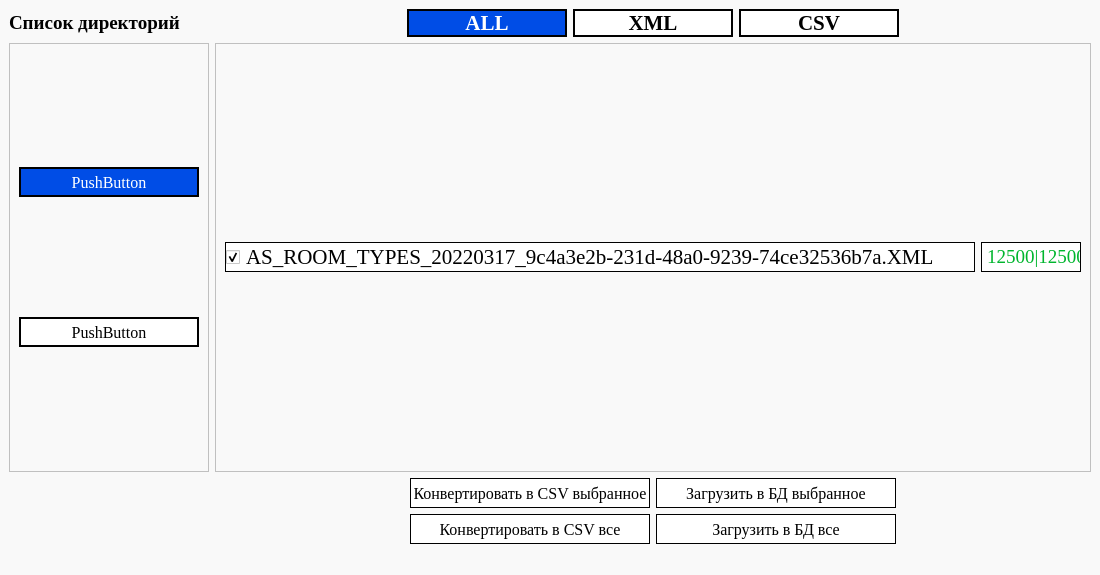
<?xml version="1.0" encoding="UTF-8"?>
<ui version="4.0">
 <class>MainWindow</class>
 <widget class="QMainWindow" name="MainWindow">
  <property name="geometry">
   <rect>
    <x>0</x>
    <y>0</y>
    <width>1100</width>
    <height>575</height>
   </rect>
  </property>
  <property name="minimumSize">
   <size>
    <width>1100</width>
    <height>0</height>
   </size>
  </property>
  <property name="windowTitle">
   <string>Парсер ФИАС</string>
  </property>
  <property name="windowIcon">
   <iconset theme="logo2.png"/>
  </property>
  <property name="styleSheet">
   <string notr="true">background-color: rgb(249, 249, 249);</string>
  </property>
  <widget class="QWidget" name="centralwidget">
   <layout class="QGridLayout" name="gridLayout_2">
    <item row="1" column="1">
     <widget class="QScrollArea" name="scrollArea_2">
      <property name="font">
       <font>
        <family>Times New Roman</family>
       </font>
      </property>
      <property name="widgetResizable">
       <bool>true</bool>
      </property>
      <widget class="QWidget" name="scrollAreaWidgetContents_2">
       <property name="geometry">
        <rect>
         <x>0</x>
         <y>0</y>
         <width>874</width>
         <height>425</height>
        </rect>
       </property>
       <layout class="QGridLayout" name="gridLayout_4">
        <item row="0" column="0">
         <widget class="QCheckBox" name="testCheckBox">
          <property name="enabled">
           <bool>true</bool>
          </property>
          <property name="minimumSize">
           <size>
            <width>0</width>
            <height>30</height>
           </size>
          </property>
          <property name="font">
           <font>
            <family>Times New Roman</family>
            <pointsize>16</pointsize>
            <weight>50</weight>
            <bold>false</bold>
           </font>
          </property>
          <property name="tabletTracking">
           <bool>false</bool>
          </property>
          <property name="styleSheet">
           <string notr="true">background-color: rgb(255, 255, 255);
border-color: rgb(0, 0, 0);
border : solid black;
border-width : 1px 1px 1px 1px;

</string>
          </property>
          <property name="text">
           <string>AS_ROOM_TYPES_20220317_9c4a3e2b-231d-48a0-9239-74ce32536b7a.XML</string>
          </property>
          <property name="checked">
           <bool>true</bool>
          </property>
         </widget>
        </item>
        <item row="0" column="1">
         <widget class="QLabel" name="label_2">
          <property name="minimumSize">
           <size>
            <width>100</width>
            <height>0</height>
           </size>
          </property>
          <property name="maximumSize">
           <size>
            <width>100</width>
            <height>16777215</height>
           </size>
          </property>
          <property name="font">
           <font>
            <family>Times New Roman</family>
            <pointsize>14</pointsize>
           </font>
          </property>
          <property name="styleSheet">
           <string notr="true">color: rgb(0, 181, 45);
background-color: rgb(255, 255, 255);
border-color: rgb(0, 0, 0);
border : solid black;
border-width : 1px 1px 1px 1px;

</string>
          </property>
          <property name="text">
           <string>12500|12500</string>
          </property>
         </widget>
        </item>
       </layout>
      </widget>
     </widget>
    </item>
    <item row="0" column="1">
     <layout class="QHBoxLayout" name="horizontalLayout">
      <item>
       <spacer name="horizontalSpacer_2">
        <property name="orientation">
         <enum>Qt::Horizontal</enum>
        </property>
        <property name="sizeHint" stdset="0">
         <size>
          <width>40</width>
          <height>20</height>
         </size>
        </property>
       </spacer>
      </item>
      <item>
       <widget class="QPushButton" name="allButton">
        <property name="minimumSize">
         <size>
          <width>160</width>
          <height>0</height>
         </size>
        </property>
        <property name="maximumSize">
         <size>
          <width>160</width>
          <height>16777215</height>
         </size>
        </property>
        <property name="font">
         <font>
          <family>Times New Roman</family>
          <pointsize>16</pointsize>
          <weight>75</weight>
          <bold>true</bold>
         </font>
        </property>
        <property name="styleSheet">
         <string notr="true">background-color: rgb(0, 77, 230);
alternate-background-color: rgb(255, 0, 255);
color: rgb(255, 255, 255);
border-color: rgb(0, 0, 0);
border : solid black;
border-width : 2px 2px 2px 2px;

</string>
        </property>
        <property name="text">
         <string>ALL</string>
        </property>
       </widget>
      </item>
      <item>
       <widget class="QPushButton" name="xmlButton">
        <property name="minimumSize">
         <size>
          <width>160</width>
          <height>0</height>
         </size>
        </property>
        <property name="maximumSize">
         <size>
          <width>160</width>
          <height>16777215</height>
         </size>
        </property>
        <property name="font">
         <font>
          <family>Times New Roman</family>
          <pointsize>16</pointsize>
          <weight>75</weight>
          <bold>true</bold>
         </font>
        </property>
        <property name="styleSheet">
         <string notr="true">background-color: rgb(255, 255, 255);
border-color: rgb(0, 0, 0);
border : solid black;
border-width : 2px 2px 2px 2px;

</string>
        </property>
        <property name="text">
         <string>XML</string>
        </property>
       </widget>
      </item>
      <item>
       <widget class="QPushButton" name="csvButton">
        <property name="minimumSize">
         <size>
          <width>160</width>
          <height>0</height>
         </size>
        </property>
        <property name="maximumSize">
         <size>
          <width>160</width>
          <height>16777215</height>
         </size>
        </property>
        <property name="font">
         <font>
          <family>Times New Roman</family>
          <pointsize>16</pointsize>
          <weight>75</weight>
          <bold>true</bold>
         </font>
        </property>
        <property name="styleSheet">
         <string notr="true">background-color: rgb(255, 255, 255);
border-color: rgb(0, 0, 0);
border : solid black;
border-width : 2px 2px 2px 2px;

</string>
        </property>
        <property name="text">
         <string>CSV</string>
        </property>
       </widget>
      </item>
      <item>
       <spacer name="horizontalSpacer">
        <property name="orientation">
         <enum>Qt::Horizontal</enum>
        </property>
        <property name="sizeHint" stdset="0">
         <size>
          <width>40</width>
          <height>20</height>
         </size>
        </property>
       </spacer>
      </item>
     </layout>
    </item>
    <item row="1" column="0">
     <widget class="QScrollArea" name="scrollArea">
      <property name="maximumSize">
       <size>
        <width>200</width>
        <height>16777215</height>
       </size>
      </property>
      <property name="widgetResizable">
       <bool>true</bool>
      </property>
      <widget class="QWidget" name="scrollAreaWidgetContents">
       <property name="geometry">
        <rect>
         <x>0</x>
         <y>0</y>
         <width>198</width>
         <height>425</height>
        </rect>
       </property>
       <layout class="QVBoxLayout" name="verticalLayout">
        <item>
         <widget class="QPushButton" name="choisedDirButton">
          <property name="minimumSize">
           <size>
            <width>100</width>
            <height>30</height>
           </size>
          </property>
          <property name="font">
           <font>
            <family>Times New Roman</family>
            <pointsize>12</pointsize>
           </font>
          </property>
          <property name="styleSheet">
           <string notr="true">background-color: rgb(0, 77, 230);
color: rgb(255, 255, 255);
border-color: rgb(0, 0, 0);
border : solid black;
border-width : 2px 2px 2px 2px;

</string>
          </property>
          <property name="text">
           <string>PushButton</string>
          </property>
         </widget>
        </item>
        <item>
         <widget class="QPushButton" name="notChoisedDirButton">
          <property name="minimumSize">
           <size>
            <width>100</width>
            <height>30</height>
           </size>
          </property>
          <property name="font">
           <font>
            <family>Times New Roman</family>
            <pointsize>12</pointsize>
           </font>
          </property>
          <property name="styleSheet">
           <string notr="true">background-color: rgb(255, 255, 255);
border-color: rgb(0, 0, 0);
border : solid black;
border-width : 2px 2px 2px 2px;

</string>
          </property>
          <property name="text">
           <string>PushButton</string>
          </property>
         </widget>
        </item>
       </layout>
      </widget>
     </widget>
    </item>
    <item row="0" column="0">
     <widget class="QLabel" name="label">
      <property name="minimumSize">
       <size>
        <width>180</width>
        <height>20</height>
       </size>
      </property>
      <property name="font">
       <font>
        <family>Times New Roman</family>
        <pointsize>14</pointsize>
        <weight>75</weight>
        <bold>true</bold>
       </font>
      </property>
      <property name="styleSheet">
       <string notr="true"/>
      </property>
      <property name="text">
       <string>Список директорий</string>
      </property>
     </widget>
    </item>
    <item row="2" column="1">
     <layout class="QGridLayout" name="gridLayout_3">
      <item row="0" column="1">
       <widget class="QPushButton" name="convertCsvChoisedButton">
        <property name="minimumSize">
         <size>
          <width>240</width>
          <height>30</height>
         </size>
        </property>
        <property name="font">
         <font>
          <family>Times New Roman</family>
          <pointsize>12</pointsize>
         </font>
        </property>
        <property name="styleSheet">
         <string notr="true">background-color: rgb(255, 255, 255);
border-color: rgb(0, 0, 0);
border : solid black;
border-width : 1px 1px 1px 1px;

</string>
        </property>
        <property name="text">
         <string>Конвертировать в CSV выбранное</string>
        </property>
       </widget>
      </item>
      <item row="1" column="1">
       <widget class="QPushButton" name="convertCsvAllButton">
        <property name="minimumSize">
         <size>
          <width>240</width>
          <height>30</height>
         </size>
        </property>
        <property name="font">
         <font>
          <family>Times New Roman</family>
          <pointsize>12</pointsize>
         </font>
        </property>
        <property name="styleSheet">
         <string notr="true">background-color: rgb(255, 255, 255);
border-color: rgb(0, 0, 0);
border : solid black;
border-width : 1px 1px 1px 1px;

</string>
        </property>
        <property name="text">
         <string>Конвертировать в CSV все</string>
        </property>
       </widget>
      </item>
      <item row="1" column="2">
       <widget class="QPushButton" name="loadBdAllButton">
        <property name="minimumSize">
         <size>
          <width>240</width>
          <height>30</height>
         </size>
        </property>
        <property name="font">
         <font>
          <family>Times New Roman</family>
          <pointsize>12</pointsize>
         </font>
        </property>
        <property name="styleSheet">
         <string notr="true">background-color: rgb(255, 255, 255);
border-color: rgb(0, 0, 0);
border : solid black;
border-width : 1px 1px 1px 1px;

</string>
        </property>
        <property name="text">
         <string>Загрузить в БД все</string>
        </property>
       </widget>
      </item>
      <item row="0" column="0">
       <spacer name="horizontalSpacer_3">
        <property name="orientation">
         <enum>Qt::Horizontal</enum>
        </property>
        <property name="sizeHint" stdset="0">
         <size>
          <width>40</width>
          <height>20</height>
         </size>
        </property>
       </spacer>
      </item>
      <item row="0" column="2">
       <widget class="QPushButton" name="loadBdChoisedButton">
        <property name="minimumSize">
         <size>
          <width>240</width>
          <height>30</height>
         </size>
        </property>
        <property name="font">
         <font>
          <family>Times New Roman</family>
          <pointsize>12</pointsize>
         </font>
        </property>
        <property name="styleSheet">
         <string notr="true">background-color: rgb(255, 255, 255);
border-color: rgb(0, 0, 0);
border : solid black;
border-width : 1px 1px 1px 1px;

</string>
        </property>
        <property name="text">
         <string>Загрузить в БД выбранное</string>
        </property>
       </widget>
      </item>
      <item row="0" column="3">
       <spacer name="horizontalSpacer_4">
        <property name="orientation">
         <enum>Qt::Horizontal</enum>
        </property>
        <property name="sizeHint" stdset="0">
         <size>
          <width>40</width>
          <height>20</height>
         </size>
        </property>
       </spacer>
      </item>
     </layout>
    </item>
   </layout>
  </widget>
  <widget class="QStatusBar" name="statusbar"/>
 </widget>
 <resources>
  <include location="../GARUPDATE/logos.qrc"/>
 </resources>
 <connections/>
</ui>
